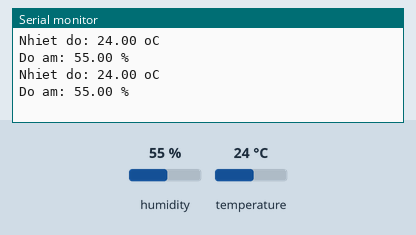
This sketch was run on a simulated ESP8266 (NodeMCU). On the bench: the last lines printed to the serial monitor. Inputs (shaded band) come from the test bench; at power-on: humidity 55 %, temperature 24 °C.

Above: at 4.8 s.
4.9 s: humidity set to 22 %
At 6.7 s:
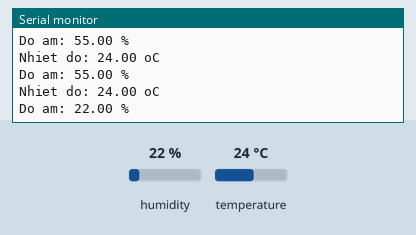
7.9 s: temperature set to 12 °C
At 9.1 s:
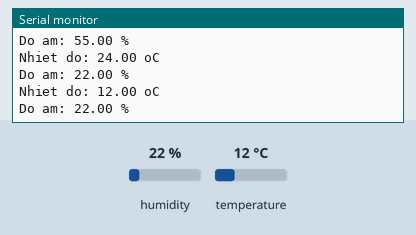
10.9 s: humidity set to 40 %
At 12.7 s:
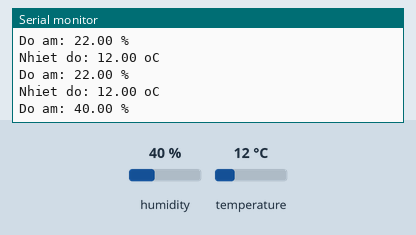
Timing chart, 0 to 14.2 s (numbered marks = the images above; inputs shaded):
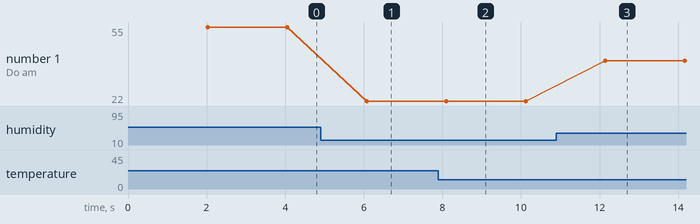

Measured:
- after the input at 4.9 s, the serial monitor: prints a new line after 1.2 s (image 1)
- after the input at 7.9 s, the serial monitor: prints a new line after 0.19 s (image 2)
- after the input at 10.9 s, the serial monitor: prints a new line after 1.2 s (image 3)
- plotted number 1: 55 → 22 after the input at 4.9 s, 22 → 40 after the input at 10.9 s

The sketch:

DHT_basic.ino
```cpp
#include<DHT.h>

#define DHTTYPE DHT11
#define DHTPIN D2 // Luu y, ne' cai chan D0 ra ho. cai'

DHT dht(DHTPIN, DHTTYPE);

float temp;
float humid;

void setup() {
  // put your setup code here, to run once:
  dht.begin();
  Serial.begin(115200);
}

void loop() {
  // put your main code here, to run repeatedly:
  delay(2000);

  temp = dht.readTemperature();
  humid = dht.readHumidity();

  Serial.print("Nhiet do: ");
  Serial.print(temp);
  Serial.println(" oC");

  Serial.print("Do am: ");
  Serial.print(humid);
  Serial.println(" %");
}
```
